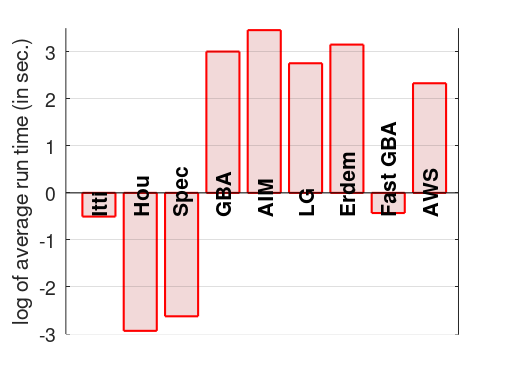

The MATLAB script that drew this image:
function [] = run_time_of_different_saliency_models()

%% loads AUC values corresponding to ordinary AUC metric
close all;


figure(1);

run_time = log([0.6043 0.0533 0.0726 20.1356 31.7515 15.703 23.3498 0.6516  10.2684]);

name = {'Itti','Hou','Spec','GBA','AIM', 'LG', 'Erdem', 'Fast GBA', 'AWS'};  
 
hb = bar(run_time,'FaceColor',[0.95 .85 .85],'EdgeColor',[1 0 0],'LineWidth',1.5);
axis([0.2 length(run_time)+0.7 -3 3.5]);
set(gca,'FontSize',14);
hold on;
set(gca,'XTick',[])
set(gca,'XColor','w')
for i=1:length(run_time)
    hb = text(i,-0.5,name{i},'Rotation',90,'FontWeight','bold');
    set(hb,'FontSize',15);
end

grid on;
ylabel('log of average run time (in sec.)');



% set(gca,'units','centimeters')
% set(gca,'Color','none');
% pos = get(gca,'Position');
% ti = get(gca,'TightInset');
% set(gcf, 'PaperUnits','centimeters');
% set(gcf, 'PaperSize', [pos(3)+ti(1)+ti(3) pos(4)+ti(2)+ti(4)]);
% set(gcf, 'PaperPositionMode', 'manual');
% set(gcf, 'PaperPosition',[0 0 pos(3)+ti(1)+ti(3) pos(4)+ti(2)+ti(4)]);
% saveas(hb,'output.pdf');
% first use the same non-relative unit system for paper and screen (see
% below)
set(gcf,'PaperUnits','centimeters');

% now get all existing plots/subplots
a=get(gcf,'Children');
nfigs=length(a);

% bounds will contain lower-left and upper-right corners of plots plus one
% line to make sure single plots work
bounds=zeros(nfigs+1,4);
bounds(end,1:2)=inf;
bounds(end,3:4)=-inf;

% generate all coordinates of corners of graphs and store them in
% bounds as [lower-left-x lower-left-y upper-right-x upper-right-y] in
% the same unit system as paper (centimeters here)
for i=1:nfigs
    set(a(i),'Unit','centimeters');
    pos=get(a(i),'Position');
    inset=get(a(i),'TightInset');
    bounds(i,:)=[pos(1)-inset(1) pos(2)-inset(2) ...
        pos(1)+pos(3)+inset(3) pos(2)+pos(4)+inset(4)];
end

% compute the rectangular convex hull of all plots and store that info
% in mypos as [lower-left-x lower-left-y width height] in centimeters
auxmin=min(bounds(:,1:2));
auxmax=max(bounds(:,3:4));
mypos=[auxmin auxmax-auxmin];

% set the paper to the exact size of the on-screen figure using
% figure property PaperSize [width height]
set(gcf,'PaperSize',[mypos(3) mypos(4)]);

% ensure that paper position mode is in manual in order for the
% printer driver to honor the figure properties
set(gcf,'PaperPositionMode', 'manual');

% use the PaperPosition four-element vector [left, bottom, width, height]
% to control the location on printed page; place it using horizontal and
% vertical negative offsets equal to the lower-left coordinates of the
% rectangular convex hull of the plot, and increase the size of the figure
% accordingly

mypos(2) = 0.25*mypos(2);
set(gcf,'PaperPosition',[-mypos(1) -mypos(2) ...
    mypos(3)+mypos(1) mypos(4)+mypos(2)]);

% print stuff
print('-dpdf','run_times_sal.pdf');

end